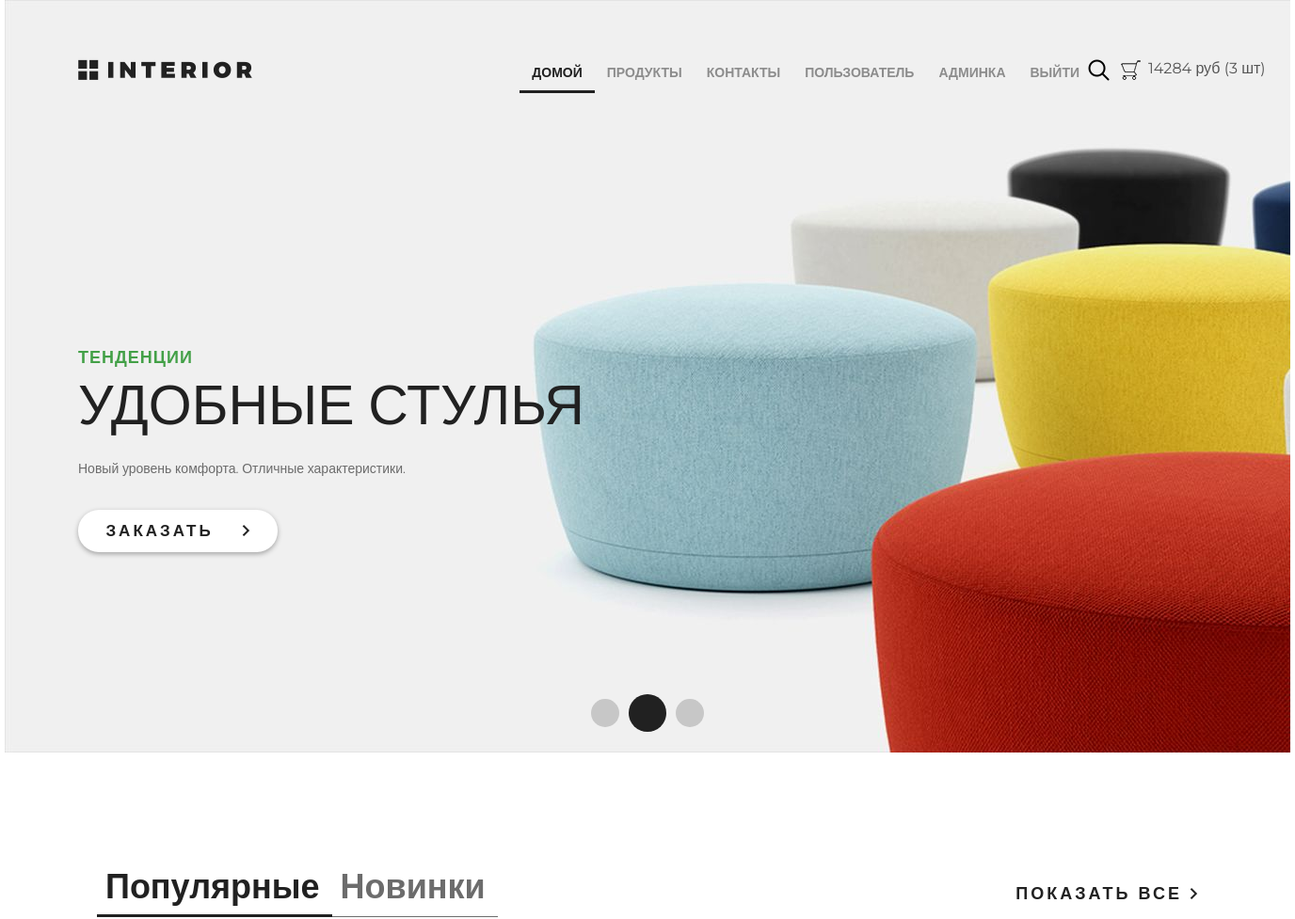
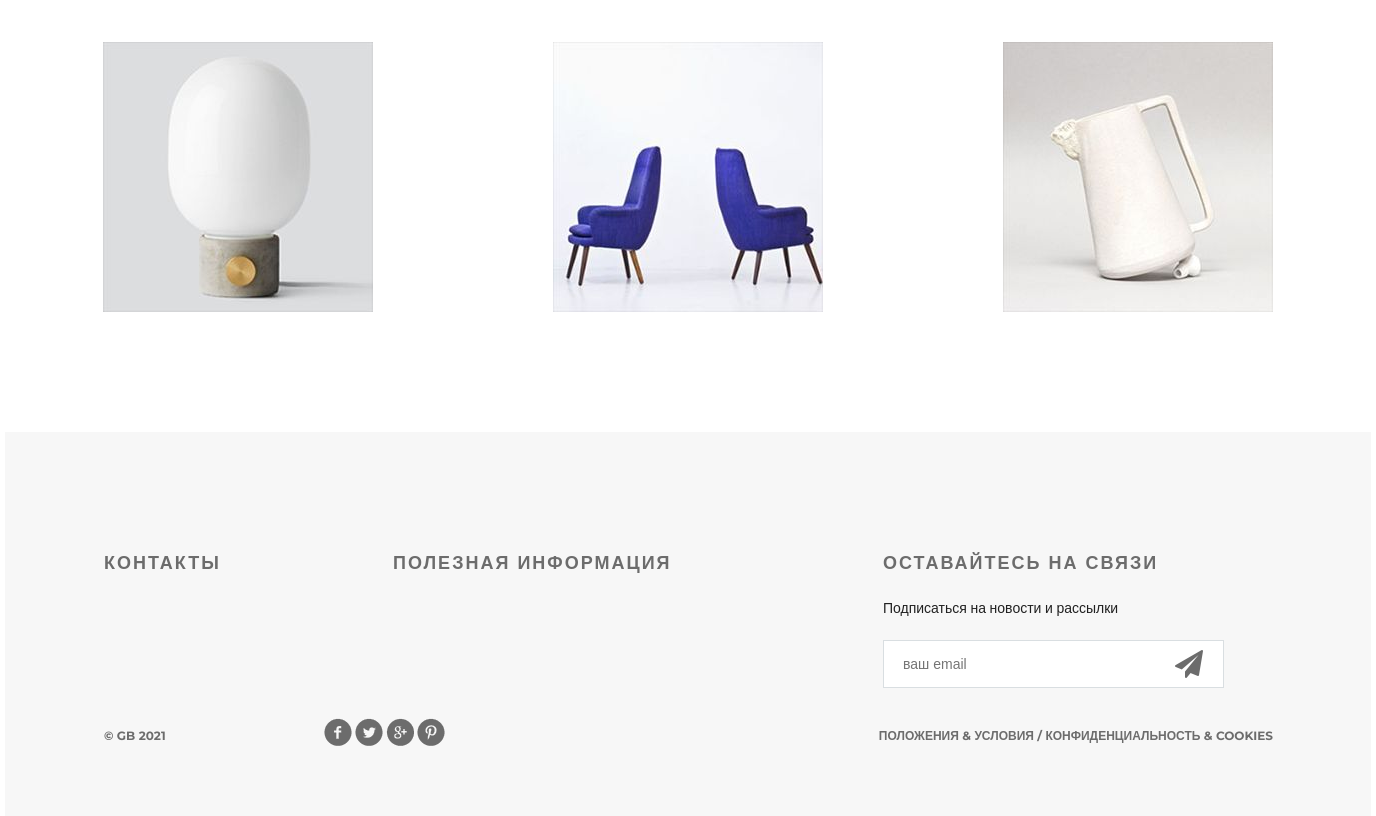
Page / (signed in) on the committed database (2 pictures, top to bottom).
### authapp/models.py (models this page shows)
class ShopUser(AbstractUser):
    avatar = models.ImageField(upload_to='users_avatars', blank=True)
    age = models.PositiveIntegerField(verbose_name = 'возраст')

### basketapp/models.py (models this page shows)
class Basket(models.Model):
    user = models.ForeignKey(settings.AUTH_USER_MODEL, on_delete=models.CASCADE)
    product = models.ForeignKey(Product, on_delete=models.CASCADE)
    quantity = models.PositiveIntegerField(verbose_name='количество', default=0)
    add_datetime = models.DateTimeField(verbose_name='время добавления', auto_now_add=True)
    def _get_product_cost(self):
        return self.product.price * self.quantity
    product_cost = property(_get_product_cost)
    def _get_total_quantity(self):
        _items = Basket.objects.filter(user=self.user)
        _totalquantity = sum(list(map(lambda x: x.quantity, _items)))
        return _totalquantity
    total_quantity = property(_get_total_quantity)
    def _get_total_cost(self):
        _items = Basket.objects.filter(user=self.user)
        _totalcost = sum(list(map(lambda x: x.product_cost, _items)))
        return _totalcost
    total_cost = property(_get_total_cost)

### mainapp/models.py (models this page shows, shortened)
class Product(models.Model):
    category = models.ForeignKey(ProductCategory, on_delete=models.CASCADE)
    name = models.CharField(verbose_name='имя продукта', max_length=128)
    image = models.ImageField(upload_to='products_images', blank=True)
    short_desc = models.CharField(verbose_name='краткое описание продукта', max_length=60, blank=True)
    description = models.TextField(verbose_name='описание продукта', blank=True)
    price = models.DecimalField(verbose_name='цена продукта', max_digits=8, decimal_places=2, default=0)
    quantity = models.PositiveIntegerField(verbose_name='количество на складе', default=0)
    is_active = models.BooleanField(verbose_name='категория активна', default=True)

### mainapp/views.py (the view)
# urls.py: re_path(r'^$', mainapp.main, name='main'),
def main(request):
    title = 'главная'
    products = Product.objects.filter(is_active=True, category__is_active=True)[:3]
    content = {
        'title': title,
        'products': products,
        'basket': get_basket(request.user),
    }
    return render(request, 'mainapp/index.html', content)

### mainapp/views.py (called while the page is built)
def get_basket(user):
    if user.is_authenticated:
        return Basket.objects.filter(user=user)
    else:
        return []

### mainapp/templates/mainapp/index.html (shortened to what this page needs)
{% extends 'mainapp/base.html' %}
{% load static %}
{% block menu %}
    <div class="slider">
        <div class="header clearfix">
                {% include 'mainapp/includes/inc_menu.html' %}
        </div>
        <div class="text-slider">
            <h3 class="green">тенденции</h3>
            <h3 class="big"> удобные стулья</h3>
            <p>Новый уровень комфорта. Отличные характеристики.</p>
            <a href="{% url 'products:index' %}" class="button-order">
                заказать
                <img src="{% static 'img/arrow.png' %}" alt="">
            </a>
        </div>
        <div class="navi">
            <a href="#"></a><a href="#"></a><a href="#"></a>
        </div>
    </div>
{% endblock %}
{% block content %}
    <div class="featured">
        <div class="featured-menu">
            <a class="active" href="#">Популярные</a><a href="#">Новинки</a>
        </div>
        <a class="explore" href="#">показать все <img src="{% static 'img/arrow.png' %}" alt=""></a>
        <div class="clearfix">
        </div>
        <div class="tab-content">
            {% for product in products %}
                <div class="block">
                    <a href="{% url 'products:product' product.pk %}">
                        <img src="/media/{{ product.image }}" alt="{{ product.short_desc }}">
                    </a>
                </div>
            {% endfor %}
        </div>
    </div>
    <div class="clr"></div>
{% endblock %}

### mainapp/templates/mainapp/includes/inc_menu.html
<a href="{% url 'main' %}" class="logo"></a>
<ul class="menu">
    <li>
        <a href="{% url 'main' %}" class="{% if request.resolver_match.url_name == 'main' %}active{% endif %}">
            домой
        </a>
    </li>
    <li>
        <a href="{% url 'products:index' %}" class="{% if request.resolver_match.namespace == 'products' %}active{% endif %}">
            продукты
        </a>
    </li>
    <li>
        <a href="{% url 'contact' %}" class="{% if request.resolver_match.url_name == 'contact' %}active{% endif %}">
            контакты
        </a>
    </li>
    {% if user.is_authenticated %}
        <li>
            <a href="{% url 'auth:edit' %}">
                {{ user.first_name|default:'Пользователь' }}
            </a>
        </li>
    {% endif %}
    {% if user.is_superuser %}
        <li>
            <a href="{% url 'admin:users' %}">админка</a>
        </li>
    {% endif %}
    <li>
        {% if user.is_authenticated %}
            <a href="{% url 'auth:logout' %}">выйти</a>
        {% else %}
            <a href="{% url 'auth:login' %}">войти</a>
        {% endif %}
    </li>
</ul>
<a href="#" class="search"></a>
<a href="{% url 'basket:view' %}" class="basket">
    <span>
        {% if basket %}
            {{ basket.0.total_cost|floatformat:0 }} руб ({{ basket.0.total_quantity }} шт)
        {% endif %}
    </span>
</a>

### static/css/style.css (style rules this page uses)
* { margin: 0; padding: 0; }
body { font-family: 'Montserrat', sans-serif; }
html, body { height: 100%; }
.clr { height: 384px; }
.slider { height: 800px; background-image: url(/static/img/slider.jpg); padding-left: 78px; padding-right: 211px; position: relative; }
.logo { background-image: url(/static/img/logo.png); margin-top: 63px; width: 185px; height: 22px; float: left; }
.menu { list-style-type: none; margin-top: 67px; float: right; }
.menu li { float: left; }
.menu a { color: #8c8c8c; font-size: 14px; font-weight: 700; text-align: right; text-transform: uppercase; text-decoration: none; padding: 10px 13px; }
.menu .active { color: #212121; font-weight: 700; border-bottom: 3px solid #212121; }
.search { display: block; width: 23px; height: 23px; background-image: url(/static/img/search.png); position: absolute; top: 63px; left: 1151px; }
.basket { display: block; width: 23px; height: 23px; background-image: url(/static/img/basket.png); position: absolute; top: 63px; left: 1185px; text-decoration: none; color: #555; }
.basket span { display: block; margin-left: 30px; width: 150px; }
.clearfix:after { content: ""; display: block; clear: both; }
.text-slider { margin-top: 288px; position: absolute; }
.text-slider p { color: #6c6c6c; font-size: 14px; text-align: left; width: 458px; line-height: 24px; }
.button-order { background-color: #ffffff; box-shadow: 0px 2px 4.85px 0.15px rgba(33, 33, 33, 0.35); width: 212px; height: 45px; display: block; text-transform: uppercase; text-align: center; border-radius: 22px; text-decoration: none; color: #212121; font-size: 17px; font-weight: 700; line-height: 45px; margin-top: 32px; letter-spacing: 3px; }
.button-order img { padding-left: 22px; }
.green { text-transform: uppercase; color: #43a047; font-size: 18px; font-weight: 700; text-align: left; margin-bottom: 22px; line-height: 13px; letter-spacing: 1px; }
.big { color: #212121; font-size: 59px; line-height: 43px; text-transform: uppercase; font-weight: 100; margin-bottom: 34px; }
.navi { position: absolute; bottom: 22px; right: 618px; display: flex; width: 130px; height: 40px; justify-content: space-between; align-items: center; }
.navi a { display: block; width: 30px; height: 30px; border-radius: 50%; background-color: rgba(33, 33, 33, 0.2); float: left; margin: 0px 5px; }
.navi a:nth-child(2) { display: block; width: 40px; height: 40px; border-radius: 50%; background-color: #212121; float: left; margin: 0px; }
.featured { padding-left: 98px; padding-right: 98px; }
.featured-menu { margin-top: 120px; width: 300px; height: 49px; float: left; }
.featured-menu a { color: #6c6c6c; font-size: 36px; font-weight: 700; text-align: left; text-decoration: none; border-bottom: 1px solid #6c6c6c; padding-bottom: 10px; padding-right: 13px; padding-left: 9px; }
.featured-menu .active { font-size: 36px; font-weight: 700; text-align: left; color: #212121; border-bottom: 3px solid #212121; padding-bottom: 8px; }
.explore { text-transform: uppercase; color: #212121; font-size: 18px; font-weight: 700; line-height: 24px; text-align: center; float: right; margin-top: 138px; letter-spacing: 3px; text-decoration: none; }
.tab-content { margin-top: 50px; display: flex; justify-content: space-between; margin-bottom: 120px; }
.tab-content .block { height: 270px; width: 270px; position: relative; }

### rows in the picture
ShopUser: first_name "ПОЛЬЗОВАТЕЛЬ"
Basket: user+product+quantity "14284", user+quantity "3"
Product: image (picture)
Product: image (picture)
Product: image (picture)
